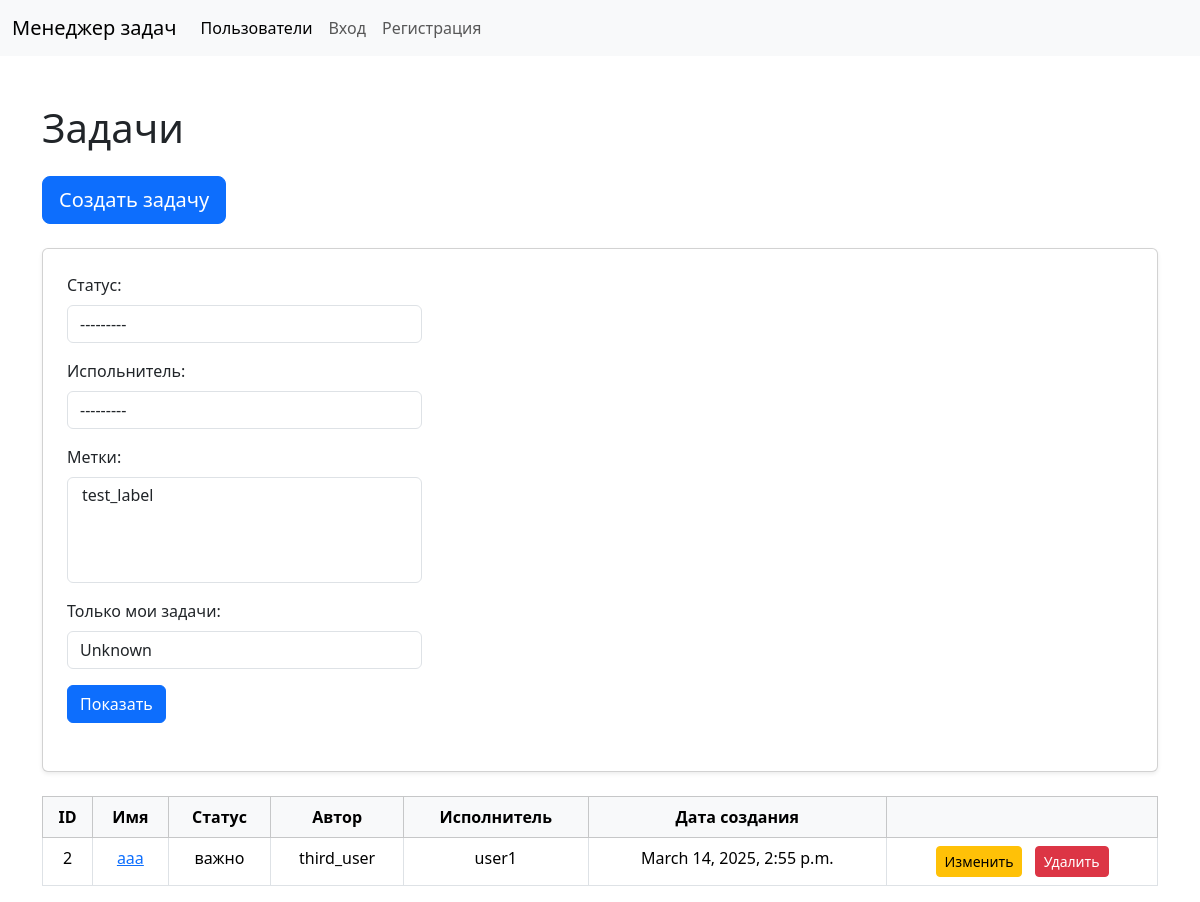
The page /tasks/ on the database as committed earlier.
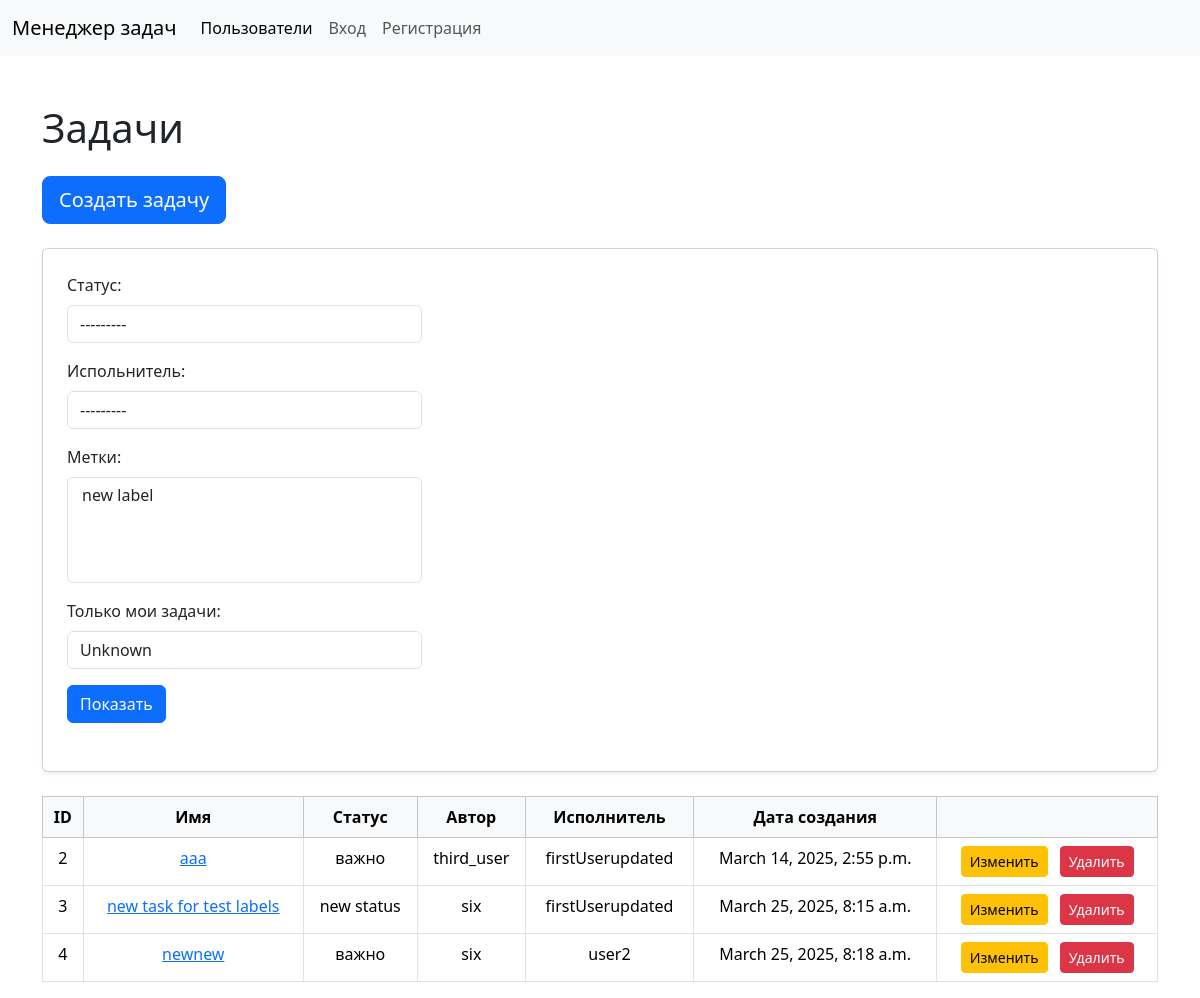
The same page on the database as committed later.
### task_manager/tasks/models.py (models this page shows, shortened)
class Task(models.Model):
    name = models.CharField(max_length=255, blank=False, null=False, verbose_name="Имя")
    description = models.TextField(verbose_name="Описание")
    status = models.ForeignKey(
        Status, on_delete=models.PROTECT, blank=False, null=False, verbose_name="Статус"
    )
    worker = models.ForeignKey(
        User,
        on_delete=models.PROTECT,
        related_name="assigned_tasks",
        null=True,
        blank=True,
        verbose_name="Исполнитель",
    )
    author = models.ForeignKey(
        User,
        on_delete=models.PROTECT,
        related_name="authored_tasks",
        verbose_name="Автор",
    )
    label = models.ManyToManyField(
        Label, max_length=255, blank=True, null=True, verbose_name="Метка"
    )
    created_at = models.DateTimeField(auto_now_add=True)

### task_manager/statuses/models.py (models this page shows)
class Status(models.Model):
    name = models.CharField(max_length=255, unique=True)
    created_at = models.DateTimeField(auto_now_add=True)
    def __str__(self):
        return self.name

### task_manager/tasks/views.py (the view)
# urls.py: path("", views.TaskListView.as_view(), name="task_list"),
class TaskListView(FilterView):
    model = Task
    filterset_class = TaskFilter
    template_name = "task_list.html"
    context_object_name = "tasks"

### task_manager/labels/models.py (called while the page is built)
    def __str__(self):
        return self.name

### task_manager/tasks/templates/task_list.html (shortened to what this page needs)
{% extends 'layout.html' %}
{% load widget_tweaks %}
{% block content %}
    <h1 class="mb-4">Задачи</h1>
    <a href="{% url 'tasks:task_create' %}" class="btn btn-primary btn-lg mb-4">Создать задачу</a>
    <div class="card shadow-sm p-4 mb-4">
        <form method="get" class="filter-form mb-4">
            <div class="col">
                {% for field in filter.form %}
                    <div class="col-md-4 mb-3">
                        <label for="{{ field.id_for_label }}" class="form-label">{{ field.label }}:</label>
                        {{ field|add_class:"form-control" }}
                    </div>
                {% endfor %}
            </div>
            <div>
                <button type="submit" class="btn btn-primary">Показать</button>
            </div>
        </form>
    </div>
    <table data-test="urls" class="table table-bordered table-hover text-center">
        <thead class="table-light">
            <tr>
                <th scope="col">ID</th>
                <th scope="col">Имя</th>
                <th scope="col">Статус</th>
                <th scope="col">Автор</th>
                <th scope="col">Исполнитель</th>
                <th scope="col">Дата создания</th>
                <th scope="col"></th>
            </tr>
        </thead>
        <tbody>
            {% for task in filter.qs %}
            <tr>
                <td>{{ task.id }}</td>
                <td><a href="{% url 'tasks:task_details' task.id %}">{{ task.name }}</td>
                <td>{{ task.status }}</td>
                <td>{{ task.author }}</td>
                <td>{{ task.worker }}</td>
                <td>{{ task.created_at}}</td>
                <td class="text-center">
                    <a href="{% url 'tasks:task_update' task.id %}" class="btn btn-sm btn-warning me-2">
                         Изменить
                    </a>
                    <a href="{% url 'tasks:task_delete' task.id %}" class="btn btn-sm btn-danger">
                         Удалить
                    </a>
                </td>
            </tr>
            {% endfor %}
        </tbody>
    </table>
</div>
{% endblock %}

### task_manager/templates/layout.html (shortened to what this page needs)
<!doctype html>
<html lang="en">
    <head>
    </head>
    <body>
        <head>
            <link
                href="https://cdn.jsdelivr.net/npm/bootstrap@5.3.3/dist/css/bootstrap.min.css"
                rel="stylesheet"
            />
        </head>
        <nav class="navbar navbar-expand-lg bg-body-tertiary">
            <div class="container-fluid">
                <a class="navbar-brand" href="{% url 'index' %}"
                    >Менеджер задач</a
                >
                <div class="collapse navbar-collapse" id="navbarNavAltMarkup">
                    <div class="navbar-nav">
                        <a class="nav-link active" href="{% url 'users_list' %}"
                            >Пользователи</a
                        >
                        {% if user.is_authenticated %}
                        <a
                            class="nav-link"
                            href="{% url 'statuses:status_list' %}"
                            >Статусы</a
                        >
                        <a class="nav-link" href="{% url 'labels:label_list' %}"
                            >Метки</a
                        >
                        <a class="nav-link" href="{% url 'tasks:task_list' %}"
                            >Задачи</a
                        >
                        <form action="{% url 'logout' %}" method="post">
                            {% csrf_token %}
                            <button type="submit" class="nav-link btn btn-link">
                                Выход
                            </button>
                        </form>
                        {% else %}
                        <a class="nav-link" href="{% url 'login' %}">Вход</a>
                        <a class="nav-link" href="{% url 'create_user' %}"
                            >Регистрация</a
                        >
                        {% endif %}
                    </div>
                </div>
            </div>
        </nav>
        <main class="flex-grow-1">
            <div id="content" class="container-lg mt-3">
                {% block content %}{% endblock %}
        </main>
    </body>
</html>

Rows that differ between the two databases and show on the page:
changed Task "aaa": worker "user1" → "firstUserupdated"
added Task: id "3", name "new task for test labels", status "new status", author "six", worker "firstUserupdated", created_at "March 25, 2025, 8:15 a.m."
added Task: id "4", name "newnew", status "важно", author "six", worker "user2", created_at "March 25, 2025, 8:18 a.m."
Other text that changed with them:
form field label: "test_label" → "new label"
